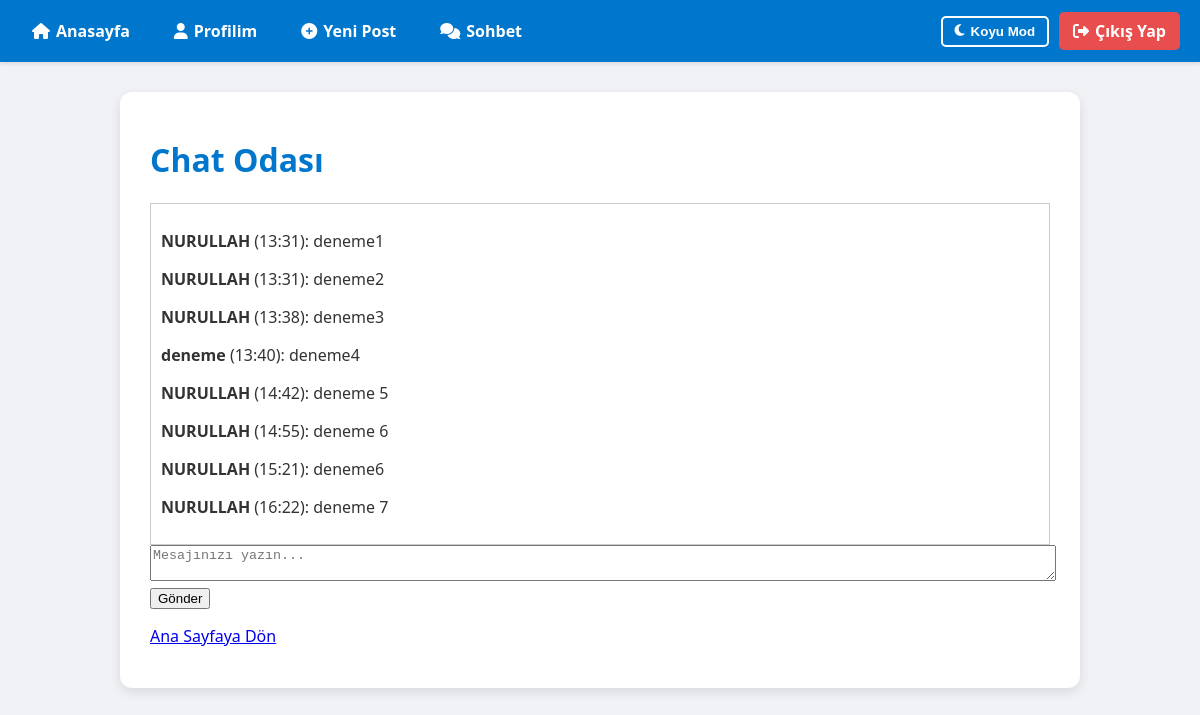
Page /chat/ (signed in) on the committed database.
### blog/models.py (models this page shows, shortened)
class ChatMessage(models.Model):
    user = models.ForeignKey(User, on_delete=models.CASCADE)
    message = models.TextField()
    timestamp = models.DateTimeField(auto_now_add=True)  # Bu alanın adı 'timestamp'

### blog/views.py (the view)
# urls.py: path('chat/', views.chat_room, name='chat_room'),
@login_required
def chat_room(request):
    messages = ChatMessage.objects.all().order_by('-timestamp')[:30][::-1]  # Son 30 mesajı al, en son gelen üstte
    if request.method == 'POST':
        msg = request.POST.get('message')
        if msg:
            ChatMessage.objects.create(user=request.user, message=msg)
            return redirect('chat_room')
    return render(request, 'blog/chat_room.html', {'messages': messages})

### blog/templates/blog/chat_room.html (shortened to what this page needs)
{% extends 'blog/base.html' %}
{% block content %}
    <h1>Chat Odası</h1>
    <div style="border:1px solid #ccc; padding:10px; max-height:400px; overflow-y:scroll;">
        {% for msg in messages %}
            <p><b>{{ msg.user.username }}</b> ({{ msg.timestamp|date:"H:i" }}): {{ msg.message }}</p>
        {% empty %}
            <p>Henüz mesaj yok.</p>
        {% endfor %}
    </div>
    <form method="post">
        <textarea name="message" rows="2" style="width:100%;" placeholder="Mesajınızı yazın..."></textarea>
        <button type="submit">Gönder</button>
    </form>
    <p><a href="{% url 'home' %}">Ana Sayfaya Dön</a></p>
{% endblock %}

### blog/templates/blog/base.html (style rules this page uses)
body { font-family: 'Segoe UI', Tahoma, Geneva, Verdana, sans-serif; margin: 0; padding: 0; background-color: #f0f2f5; color: #333; transition: background-color 0.3s ease, color 0.3s ease; }
h1, h2, h3 { color: #0077cc; }

### rows in the picture
ChatMessage: user.username "NURULLAH", timestamp "13:31", message "deneme1"
ChatMessage: user.username "NURULLAH", timestamp "13:31", message "deneme2"
ChatMessage: user.username "NURULLAH", timestamp "13:38", message "deneme3"
ChatMessage: user.username "deneme", timestamp "13:40", message "deneme4"
ChatMessage: user.username "NURULLAH", timestamp "14:42", message "deneme 5"
ChatMessage: user.username "NURULLAH", timestamp "14:55", message "deneme 6"
ChatMessage: user.username "NURULLAH", timestamp "15:21", message "deneme6"
ChatMessage: user.username "NURULLAH", timestamp "16:22", message "deneme 7"
